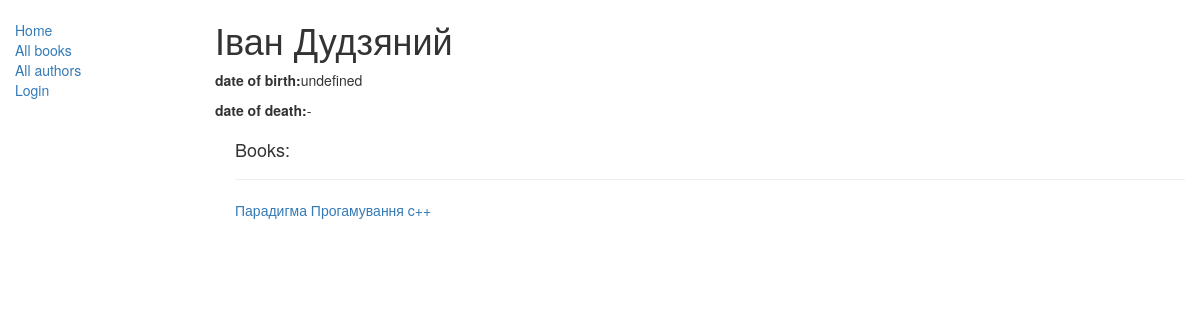
/catalog/author/2, run on the app's committed database.
### catalog/models.py (models this page shows, shortened)
class Author(models.Model):
    first_name = models.CharField(max_length=100)
    last_name = models.CharField(max_length=100)
    date_of_birth = models.DateField(null=True, blank=True)
    date_of_death = models.DateField('died', null=True, blank=True)
    class Meta:
        ordering = ['first_name','last_name']
        permissions = (('can_author_edit', 'Can edit author'),)

class Book(models.Model):
    title = models.CharField(max_length=200)
    author = models.ForeignKey('Author', on_delete=models.SET_NULL, null=True)
    summary = models.TextField(max_length=1000, help_text="Enter a brief description of the book")
    isbn = models.CharField('ISBN', max_length=13, help_text='13 character '
                                                             '<a href="https:'
                                                             '//www.isbn-international.org/content/what-isbn">'
                                                             'ISBN number</a>')
    genre = models.ManyToManyField(Genre, help_text="Select a genre for this book")
    language = models.ForeignKey('Language',null=True,on_delete=models.SET_NULL)
    def get_absolute_url(self):
        return reverse('book-detail', args=[str(self.id)])
    def display_genre(self):
        return ','.join([genre.name for genre in self.genre.all()[:3]])
    display_genre.short_description = 'Genre'

### catalog/views.py (the view)
# urls.py: url(r'^author/(?P<pk>\d+)$',views.AuthorDetailView.as_view(), name="author-detail"),
class AuthorDetailView(generic.DetailView):
    model = Author
    template_name = "author_detail.html"

### catalog/templates/author_detail.html
{% extends 'base_generic.html' %}
{% block content %}
    <h1>{{ author.first_name }} {{ author.last_name }}</h1>
    {% if author.date_of_birth %}
    <p><strong>date of birth:</strong>{{ author.date_of_birth }}</p>
    {% else %}
        <p><strong>date of birth:</strong>undefined</p>
    {% endif %}
    {% if author.date_of_death %}
    <p><strong>date of death:</strong>{{ author.date_of_death }}</p>
    {% else %}
    <p><strong>date of death:</strong>-</p>
    {% endif %}
    <div style="margin-left:20px;margin-top:20px">
        <h4>Books:</h4>
        <hr>
        {% for book in author.book_set.all %}
            <p><a href="{{ book.get_absolute_url }}">{{ book.title }}</a></p>
        {% endfor %}
    </div>
{% endblock %}

### data on the page
Author: first_name "Іван", last_name "Дудзяний"
Book: title "Парадигма Прогамування c++"
